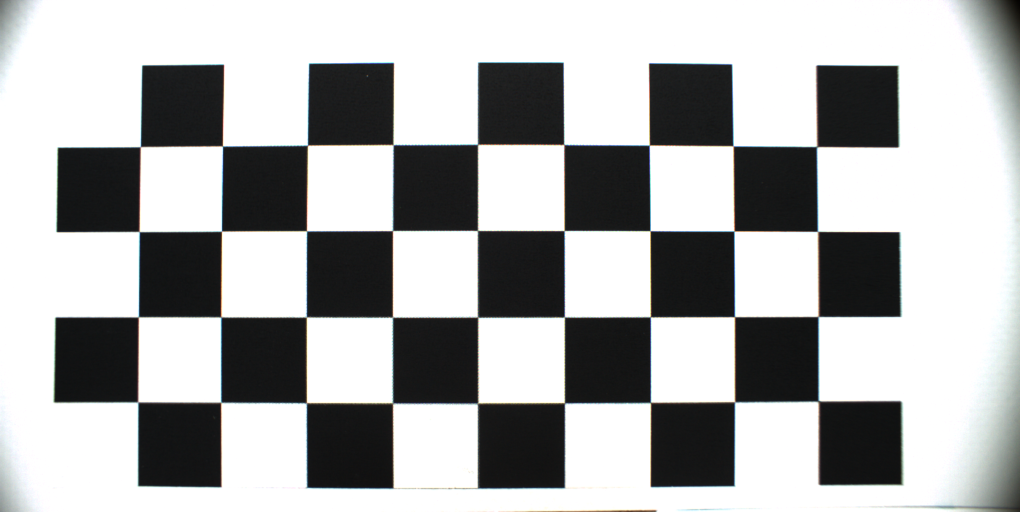
%> input picture tattoo_track_testing/calibration images/rubiksCalibration.png, 2040 x 1024 px (shown at 1/2 size)
$ octave --eval "result = detect_SR_checkerboard(imread('calibration images/rubiksCalibration.png'));"   (GNU Octave 9; MATLAB toolbox functions it lacks are replaced by stand-ins)
%> lines starting %> are read from the running program, lines starting %| are printed output that depends on the picture; in (x1, y1, x2, y2) boxes, pixels count from 0 and x2, y2 are one past the last pixel; in counts of white or black regions, pixels touching at a corner belong together; the program's own positions count from 1
### Util/nearestNeighbor.m
function [nndist, meansep, nnidx] = nearestNeighbor(x)
%
% usage:
%
% INPUTS:
%
% VARARGs:
%
% OUTPUTS:

diffMatrix = zeros(size(x,1)-1,size(x,2));
nndist = zeros(size(x,1),1);nnidx = zeros(size(x,1),1);
meansep = zeros(size(x,1),1);
for ii = 1 : size(x,1)
    curPoint = x(ii,:);
    switch ii
        case 1,
            otherPoints = x(ii+1:end,:);
        case size(x,1),
            otherPoints = x(1:end-1,:);
        otherwise,
            otherPoints = [x(1:ii-1,:);x(ii+1:end,:)];
    end

    for jj = 1 : size(x,2)
        diffMatrix(:,jj) = curPoint(jj) - otherPoints(:,jj);
    end
    distances = sqrt(sum(diffMatrix.^2, 2));

    nndist(ii) = min(distances);
    mindistidx = find(distances == min(distances));
    if mindistidx < ii
        nnidx(ii) = mindistidx;
    else
        nnidx(ii) = mindistidx + 1;
    end
    meansep(ii) = mean(distances);
end

### tattoo_track_testing/detect_SR_checkerboard.m
function [cb_pts, numRows, varargout] = detect_SR_checkerboard(I, varargin)
%
% usage:

blackThresh = 60;
whiteThresh = 170;
areaLimits  = [1500 3500];
minExtent   = 0.8;
eccLimits   = [0 1];
maxCentroidSeparation = 90;
maxVertexSeparation = 10;    % for finding points that really represent the same vertex
pointsPerRow = 4;

for iarg = 1 : 2 : nargin - 1
    switch lower(varargin{iarg})
        case 'blackthresh',
            blackThresh = varargin{iarg + 1};
        case 'whitethresh',
            whiteThresh = varargin{iarg + 1};
        case 'arealimits',
            areaLimits = varargin{iarg + 1};
        case 'pointsperrow',
            pointsPerRow = varargin{iarg + 1};
    end
end
%> after the loop, areaLimits = [1500 3500]; blackThresh = 60; pointsPerRow = 4; whiteThresh = 170

squareBlob = vision.BlobAnalysis;
squareBlob.AreaOutputPort = true;
squareBlob.CentroidOutputPort = true;
squareBlob.BoundingBoxOutputPort = true;
squareBlob.EccentricityOutputPort = true;
squareBlob.ExtentOutputPort = true;
squareBlob.LabelMatrixOutputPort = true;
squareBlob.MinimumBlobArea = areaLimits(1);   % eliminate everything that is too small
%> squareBlob.MinimumBlobArea = 1500
squareBlob.MaximumBlobArea = areaLimits(2);   % or too big
%> squareBlob.MaximumBlobArea = 3500

gray_I = rgb2gray(I);
% first, find the outline of the checkerboard
% threshold to find the black squares
blackSquareMask = gray_I < blackThresh;
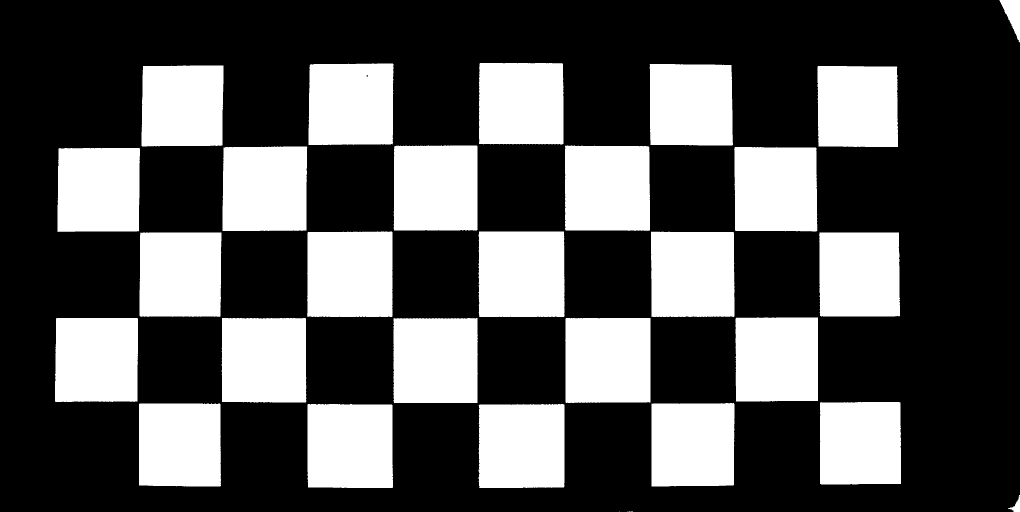
%> blackSquareMask: size 1024x2040 logical (shown at 1/2 size); 33.2% white; 31 white regions (4 under 20 px), largest, box (x1, y1, x2, y2) and area: (957, 463, 1129, 634) 29194, (614, 463, 785, 634) 28914, (1130, 636, 1301, 806) 28749

SE = strel('disk',2);
blackSquareMask = imopen(blackSquareMask,SE);
%> blackSquareMask: size 1024x2040 logical; 33.2% white; 27 white regions, largest, box (x1, y1, x2, y2) and area: (957, 463, 1129, 634) 29184, (614, 463, 785, 634) 28906, (1130, 636, 1301, 806) 28739
blackSquareMask = imclose(blackSquareMask,SE);
blackSquareMask = imfill(blackSquareMask,'holes');

[blackSquareArea,blackSquareCent, blackSquarebbox, blackSquareEccentricity,blackSquareExtent,blackSquareLabelMatrix] = step(squareBlob,blackSquareMask);
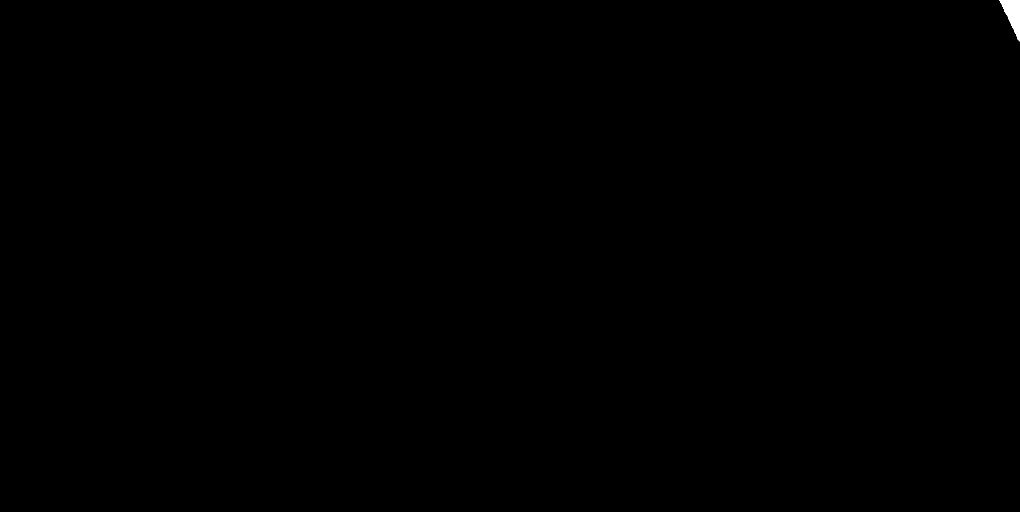
%> blackSquareLabelMatrix: size 1024x2040 uint8 (shown at 1/2 size); values 0 (black) and 1 (white), 0.08% white; 1 white region, box (x1, y1, x2, y2) and area: (1999, 0, 2040, 83) 1773
%> blackSquareArea = 1773; blackSquareCent = [2026.8 29.22]; blackSquarebbox = [2000 1 41 83]; blackSquareEccentricity = 0.922; blackSquareExtent = 0.521

% check that the extent (area/area of bounding box)of each region is
% large enough
validExtentIdx = find(blackSquareExtent > minExtent);
%> validExtentIdx = []
blackSquareMask = false(size(gray_I));
for ii = 1 : length(validExtentIdx)
    blackSquareMask = blackSquareMask | (blackSquareLabelMatrix == validExtentIdx(ii));
end
%> this loop made 0 passes
%> blackSquareMask: size 1024x2040 logical; every value is 0
[blackSquareArea,blackSquareCent, blackSquarebbox, blackSquareEccentricity,blackSquareExtent,blackSquareLabelMatrix] = step(squareBlob,blackSquareMask);
%> blackSquareArea = []; blackSquareCent = []; blackSquarebbox = []; blackSquareEccentricity = []; blackSquareExtent = []
% check that the eccentricity is in the appropriate range. Excludes, for
% example, vertical or horizontal lines that might not be captured by the
% Extent constraint above
validEccentricityIdx = find(blackSquareEccentricity > eccLimits(1) & blackSquareEccentricity < eccLimits(2));
%> validEccentricityIdx = []
blackSquareMask = false(size(gray_I));
for ii = 1 : length(validEccentricityIdx)
    blackSquareMask = blackSquareMask | (blackSquareLabelMatrix == validEccentricityIdx(ii));
end
[blackSquareArea,blackSquareCent, blackSquarebbox, blackSquareEccentricity,blackSquareExtent,blackSquareLabelMatrix] = step(squareBlob,blackSquareMask);

% now, throw out blobs that are too far away from the other blobs
[nn, meansep,~] = nearestNeighbor(blackSquareCent);
%> nn = []; meansep = []
validDistanceIdx = find(nn < maxCentroidSeparation);
%> validDistanceIdx = []
blackSquareMask = false(size(gray_I));
for ii = 1 : length(validDistanceIdx)
    blackSquareMask = blackSquareMask | (blackSquareLabelMatrix == validDistanceIdx(ii));
end
[blackSquareArea,blackSquareCent, blackSquarebbox, blackSquareEccentricity,blackSquareExtent,blackSquareLabelMatrix] = step(squareBlob,blackSquareMask);
% at this point, should have the black squares isolated pretty well
% now find the white squares that satisfy "squareness" criteria. Note, this
% may miss some edge white squares because of the ruler shelf they sit on
whiteSquareMask = gray_I > whiteThresh;
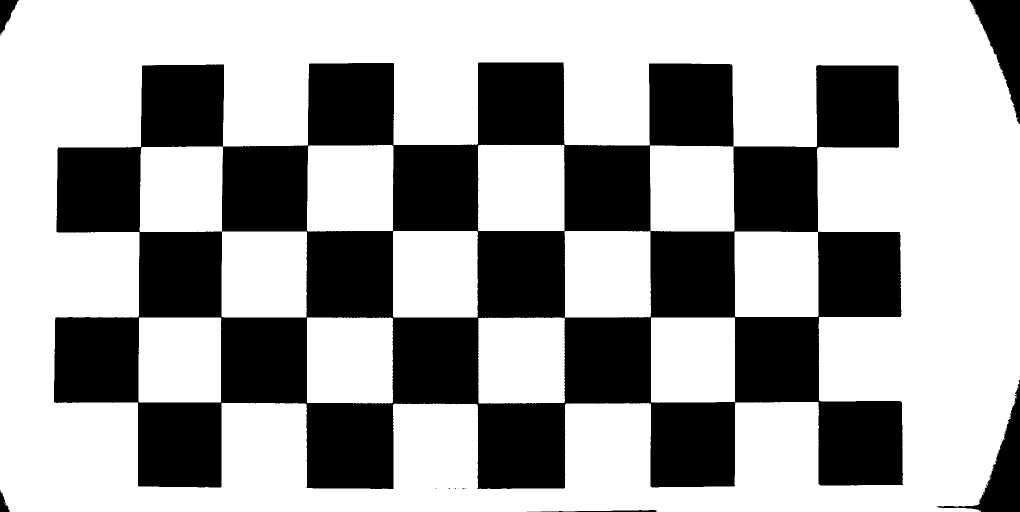
%> whiteSquareMask: size 1024x2040 logical (shown at 1/2 size); 64.5% white; 33 black regions (27 under 20 px), largest, box (x1, y1, x2, y2) and area: (108, 125, 1806, 978) 717692, (1939, 0, 2040, 249) 11460, (1873, 760, 2040, 1024) 10956, (0, 0, 38, 71) 1372, (1081, 1020, 1313, 1024) 509, (0, 981, 20, 1024) 445

SE = strel('disk',2);
whiteSquareMask = imopen(whiteSquareMask,SE);
%> whiteSquareMask: size 1024x2040 logical; 64.4% white; 27 black regions (21 under 20 px), largest, box (x1, y1, x2, y2) and area: (108, 125, 1806, 978) 717858, (1939, 0, 2040, 249) 11521, (1873, 760, 2040, 1024) 11044, (0, 0, 38, 72) 1392, (1081, 1020, 1313, 1024) 509, (0, 981, 20, 1024) 458
whiteSquareMask = imclose(whiteSquareMask,SE);
%> whiteSquareMask: size 1024x2040 logical; 64.5% white; 20 black regions (14 under 20 px), largest, box (x1, y1, x2, y2) and area: (108, 125, 1806, 978) 717795, (1939, 0, 2040, 248) 11516, (1931, 760, 2040, 1024) 10843, (0, 0, 38, 71) 1385, (1081, 1020, 1313, 1024) 508, (0, 981, 20, 1024) 456
whiteSquareMask = imfill(whiteSquareMask,'holes');
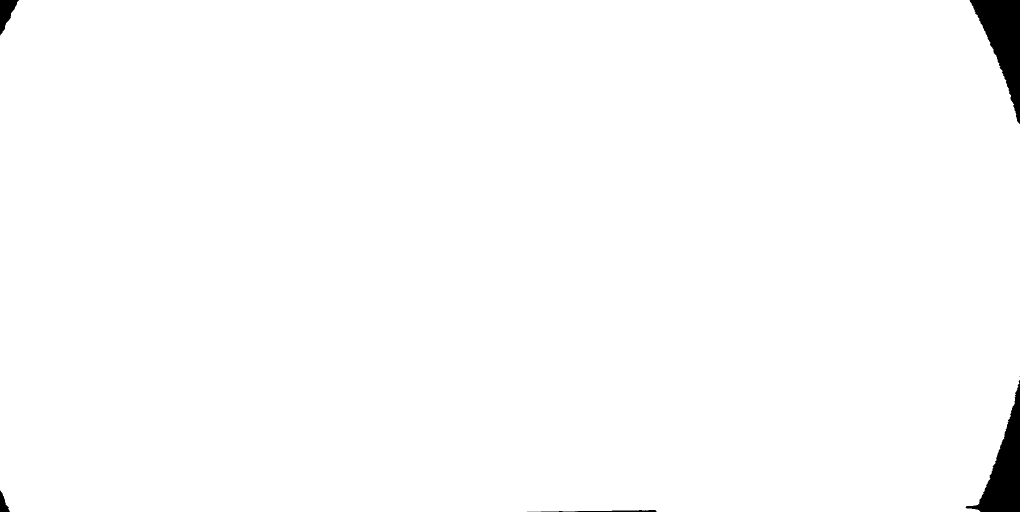
%> whiteSquareMask: size 1024x2040 logical (shown at 1/2 size); 98.8% white; 19 black regions (14 under 20 px), largest, box (x1, y1, x2, y2) and area: (1939, 0, 2040, 248) 11516, (1931, 760, 2040, 1024) 10843, (0, 0, 38, 71) 1385, (1081, 1020, 1313, 1024) 508, (0, 981, 20, 1024) 456
[whiteSquareArea,whiteSquareCent, whiteSquarebbox, whiteSquareEccentricity,whiteSquareExtent,whiteSquareLabelMatrix] = step(squareBlob,whiteSquareMask);
%> whiteSquareArea = []; whiteSquareCent = []; whiteSquarebbox = []; whiteSquareEccentricity = []; whiteSquareExtent = []

% check that the extent (area/area of bounding box)of each region is
% large enough
validExtentIdx = find(whiteSquareExtent > minExtent);
whiteSquareMask = false(size(gray_I));
for ii = 1 : length(validExtentIdx)
    whiteSquareMask = whiteSquareMask | (whiteSquareLabelMatrix == validExtentIdx(ii));
end
[whiteSquareArea,whiteSquareCent, whiteSquarebbox, whiteSquareEccentricity,whiteSquareExtent,whiteSquareLabelMatrix] = step(squareBlob,whiteSquareMask);
% check that the eccentricity is in the appropriate range. Excludes, for
% example, vertical or horizontal lines that might not be captured by the
% Extent constraint above
validEccentricityIdx = find(whiteSquareEccentricity > eccLimits(1) & whiteSquareEccentricity < eccLimits(2));
whiteSquareMask = false(size(gray_I));
for ii = 1 : length(validEccentricityIdx)
    whiteSquareMask = whiteSquareMask | (whiteSquareLabelMatrix == validEccentricityIdx(ii));
end
[whiteSquareArea,whiteSquareCent, whiteSquarebbox, whiteSquareEccentricity,whiteSquareExtent,whiteSquareLabelMatrix] = step(squareBlob,whiteSquareMask);

% now, throw out blobs that are too far away from the other blobs
[nn, meansep] = nearestNeighbor(whiteSquareCent);
validDistanceIdx = find(nn < maxCentroidSeparation);
whiteSquareMask = false(size(gray_I));
for ii = 1 : length(validDistanceIdx)
    whiteSquareMask = whiteSquareMask | (whiteSquareLabelMatrix == validDistanceIdx(ii));
end
[whiteSquareArea,whiteSquareCent, whiteSquarebbox, whiteSquareEccentricity,whiteSquareExtent,whiteSquareLabelMatrix] = step(squareBlob,whiteSquareMask);

% at this point, may have fewer white squares than really exist, but should
% be enough to help define the minimun quadrilateral bounding the
% checkerboard
squareMask = blackSquareMask | whiteSquareMask;

% find the minimum quadrilateral that will bound the black squares
% first, find the convex hull for each square
props = regionprops(squareMask,'convexhull');
%> props = empty struct
%> (the run ends here)
